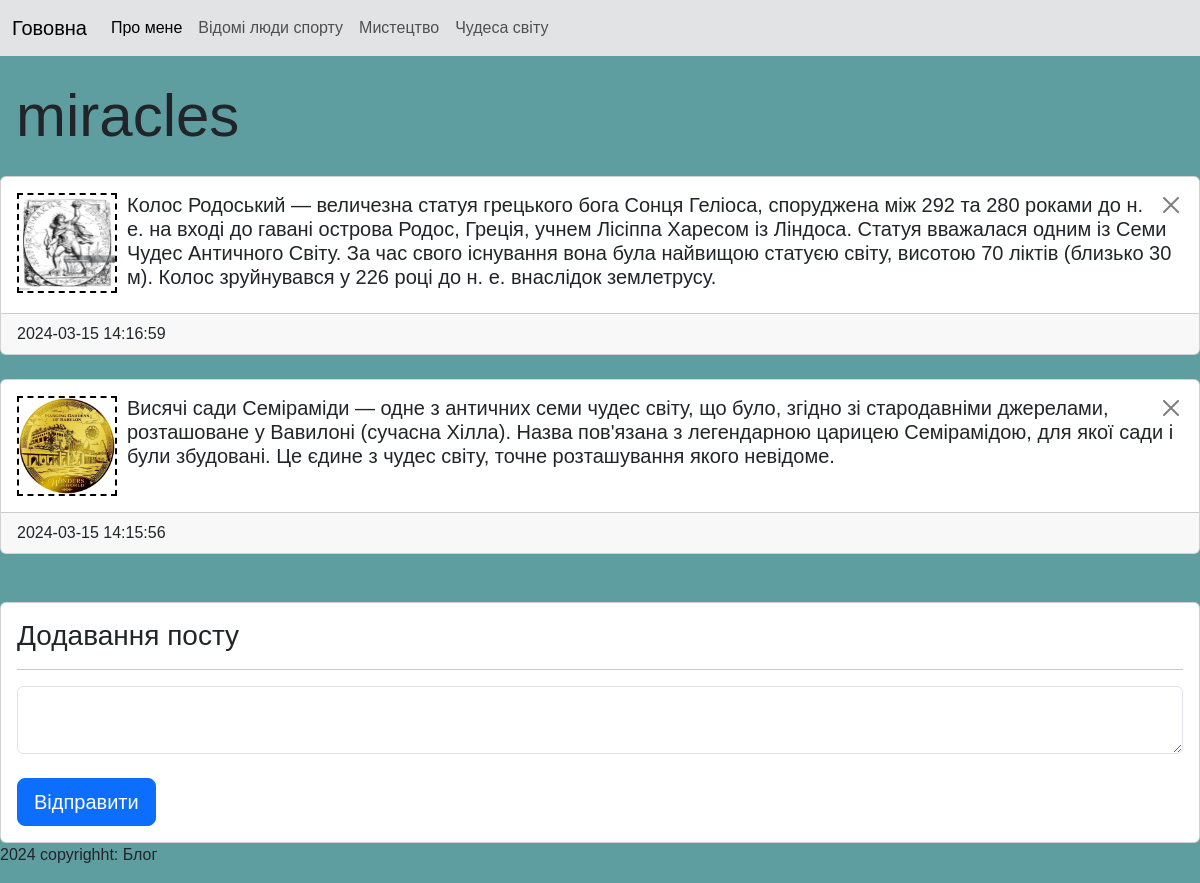
The page /post/category/miracles on the database its author committed.
### tables this page shows
CREATE TABLE category(
	category_id INTEGER PRIMARY KEY AUTOINCREMENT,
	category_name TEXT
);

CREATE TABLE post(
	post_id INTEGER PRIMARY KEY AUTOINCREMENT,
	category_id INTEGER NOT NULL,
	post_text TEXT,
	post_datetime TEXT NOT NULL DEFAULT CURRENT_TIMESTAMP,
	FOREIGN KEY(category_id) REFERENCES category(category_id)
ON UPDATE CASCADE ON DELETE CASCADE
);

### main.py (the view)
@app.route("/post/category/<category_name>", methods=["GET", "POST"])
def post_category(category_name):
    category_id = db.getIdByCategory(category_name)
    if request.method == "GET":
        posts = db.getPostsByCategory(category_name)
    if request.method == "POST":
        db.addPost(request.form["category_id"], request.form["post"])
        posts = db.getPostsByCategory(category_name)
        return redirect(f"/post/category/{category_name}")
    return render_template("post_category.html",
                            category_name=category_name,
                            category_id=category_id,
                            posts=posts)

### db_scripts.py (called while the page is built)
def open():
    global connection, cursor
    connection = sqlite3.connect(db_name)
    cursor = connection.cursor()

def close():
    cursor.close()
    connection.close()

def getIdByCategory(category_name):
    open()
    cursor.execute('''  SELECT category_id
                        FROM category
                        WHERE category_name = (?)
                    ''', [category_name])
    category_id = cursor.fetchone()[0]
    close()
    return category_id

def getPostsByCategory(category_name):
    open()
    cursor.execute('''  SELECT * FROM post, category
                        WHERE category_name = (?)
                        AND post.category_id = category.category_id
                        ORDER BY post_datetime DESC
                   ''', [category_name])
    posts = cursor.fetchall()
    close()
    return posts

### templates/post_category.html (shortened to what this page needs)
{%extends "index.html"%}
{%block content%}
<h2 class="my-4 ms-3 category-header">{{category_name}}</h2>
<section class="category_content">
    <div>
        {%for post in posts%}
        <div class="card my-4">
          <div class="card-body">
          <a href="/post/delete/{{post[0]}}/{{category_name}}" onclick="return confirm('Видалити пост?')">
            <button type="button" class="btn-close" data-bs-dismiss="alert" aria-label="Close" style="float: right"></button>
          </a>
            <img class="post-image" src="/static/{{post[0]}}.jpg" alt="{{post[0]}}.jpg" width="100px" height="100px">
            <h5 class="card-title">{{post[2]}}</h5>
          </div>
          <footer class="card-footer">{{post[3]}}</footer>
        </div>
        {%endfor%}
    </div>
    <div class="card mt-5">
        <div class="card-body">
          <h3 class="card-title">Додавання посту</h3>
          <hr>
          <form method="POST">
              <textarea name="post" class="form-control post-input"></textarea><br>
              <input type="submit" class="btn btn-primary btn-lg" value="Відправити">
          </form>
        </div>
      </div>
</section>
{%endblock%}

### templates/index.html (shortened to what this page needs)
<!DOCTYPE html>
<html lang="en">
<head>
    <link href="https://cdn.jsdelivr.net/npm/bootstrap@5.3.3/dist/css/bootstrap.min.css" rel="stylesheet">
    <link rel="stylesheet" href="/static/style.css">
</head>
<body>
    {% include "menu.html" %}
    <main>
        {%block content%}
        {%endblock%}
    </main>
    {% include "footer.html" %}
</body>
</html>

### templates/menu.html (shortened to what this page needs)
<header>
    <nav class="navbar navbar-expand-lg bg-secondary-subtle">
        <div class="container-fluid">
          <a class="navbar-brand" href="/">Гововна</a>
            <div class="collapse navbar-collapse" id="navbarSupportedContent">
                <ul class="navbar-nav me-auto mb-2 mb-lg-0">
                    <li class="nav-item">
                        <a class="nav-link active" aria-current="page" href="/about">Про мене</a>
                    </li>
                    <li class="nav-item">
                        <a class="nav-link" href="/post/category/sport">Відомі люди спорту</a>
                    </li>
                    <li class="nav-item">
                        <a class="nav-link" href="/post/category/art">Мистецтво</a>
                    </li>
                    <li class="nav-item">
                        <a class="nav-link" href="/post/category/miracles">Чудеса світу</a>
                    </li>
</ul>
      </div>
    </div>
  </nav>
</header>

### templates/footer.html
<footer>
    <p>
        2024 copyrighht: <d>Блог</d>
    </p>
</footer>

### static/style.css (style rules this page uses)
body { background-color: cadetblue ; font-family: sans-serif; }
.post-image { float: left; border: 2px dashed black; margin-right: 10px; }
.category-header { font-size: 60px; font-family:Impact, Haettenschweiler, 'Arial Narrow Bold', sans-serif; }
.post-input { font-size: large; }

### rows shown on the page
category: category_name "miracles"
post: shows a picture, post_text "Колос Родоський — величезна статуя грецького бога Сонця Геліоса, споруджена між 292 та 280 роками до н. е. на вході до гавані острова Родос, Греція, учнем Лісіппа Харесом із Ліндоса. Статуя вважалася одним із Семи Чудес Античного Світу. За час свого існування вона була найвищою статуєю світу, висотою 70 ліктів (близько 30 м). Колос зруйнувався у 226 році до н. е. внаслідок землетрусу.", post_datetime "2024-03-15 14:16:59"
post: shows a picture, post_text "Висячі сади Семіраміди — одне з античних семи чудес світу, що було, згідно зі стародавніми джерелами, розташоване у Вавилоні (сучасна Хілла). Назва пов'язана з легендарною царицею Семірамідою, для якої сади і були збудовані. Це єдине з чудес світу, точне розташування якого невідоме.", post_datetime "2024-03-15 14:15:56"
